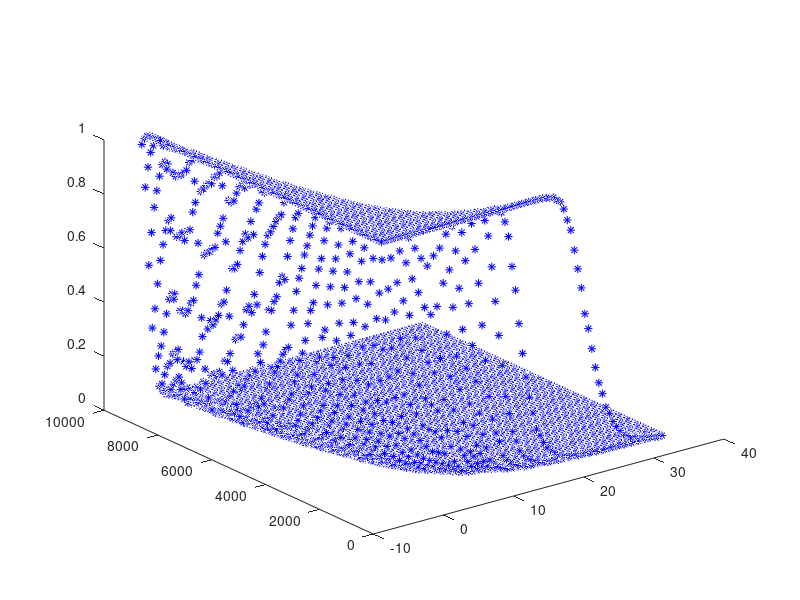

This chart was generated by the following MATLAB code: (Note: this script raises an error after producing the figure.)
[x,y,z]=textread('Table_Plr.txt','%f %f %f','headerlines',1);

plot3(x,y,z,'b*');

[a,b,c]=textread('fitparatable.txt','%f %f %f','headerlines',0);

for i=1:1:size(x)
    ind=(x(i)+5)*2+1;
    z1(i)=fitfunction(a(ind),b(ind),c(ind),y(i)/1000);
end
hold on;
plot3(x,y,z1,'r.');

return;
ind=1;
for i=1:size(z)
    if(x(i)==-5)
        x2d5(ind)=x(i);
        y2d5(ind)=y(i)/1000;
        z2d5(ind)=z(i);
        ind=ind+1;
    end
end
return;

zz=tan((z-0.5)*pi);




ind=1;
for i=1:size(z)
    if(abs(zz(i))<1000)
        xxx(ind)=x(i);
        yyy(ind)=y(i);
        zzz(ind)=zz(i);
        ind=ind+1;
    end
end


return;

for i=1:size(z)
    if(z(i)==0)
        z(i)=1.0e-308;
    end
end

logz=log10(z);

for i=1:size(logz)
    if(logz(i)==0)
        logz(i)=-1.0e-308;
    end
end

loglogz=log10(-logz);



